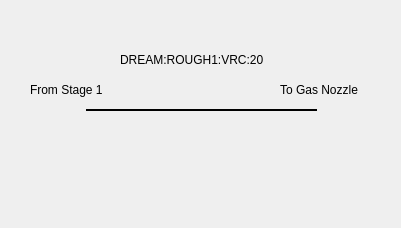
<?xml version="1.0" encoding="UTF-8"?>
<ui version="4.0">
 <class>Form</class>
 <widget class="QWidget" name="Form">
  <property name="geometry">
   <rect>
    <x>0</x>
    <y>0</y>
    <width>401</width>
    <height>228</height>
   </rect>
  </property>
  <property name="windowTitle">
   <string>Form</string>
  </property>
  <widget class="PneumaticValve" name="PneumaticValve">
   <property name="geometry">
    <rect>
     <x>110</x>
     <y>90</y>
     <width>180</width>
     <height>82</height>
    </rect>
   </property>
   <property name="toolTip">
    <string/>
   </property>
   <property name="channelsPrefix" stdset="0">
    <string>ca://DREAM:ROUGH1:VRC:20</string>
   </property>
   <property name="expertOphydClass" stdset="0">
    <string>pcdsdevices.valve.VRC</string>
   </property>
  </widget>
  <widget class="Line" name="line">
   <property name="geometry">
    <rect>
     <x>86</x>
     <y>100</y>
     <width>231</width>
     <height>20</height>
    </rect>
   </property>
   <property name="frameShadow">
    <enum>QFrame::Plain</enum>
   </property>
   <property name="lineWidth">
    <number>2</number>
   </property>
   <property name="orientation">
    <enum>Qt::Horizontal</enum>
   </property>
  </widget>
  <widget class="PyDMLabel" name="PyDMLabel">
   <property name="geometry">
    <rect>
     <x>30</x>
     <y>80</y>
     <width>91</width>
     <height>20</height>
    </rect>
   </property>
   <property name="toolTip">
    <string/>
   </property>
   <property name="text">
    <string>From Stage 1</string>
   </property>
  </widget>
  <widget class="PyDMLabel" name="PyDMLabel_2">
   <property name="geometry">
    <rect>
     <x>120</x>
     <y>40</y>
     <width>160</width>
     <height>40</height>
    </rect>
   </property>
   <property name="toolTip">
    <string/>
   </property>
   <property name="text">
    <string>DREAM:ROUGH1:VRC:20</string>
   </property>
  </widget>
  <widget class="PyDMLabel" name="PyDMLabel_3">
   <property name="geometry">
    <rect>
     <x>280</x>
     <y>80</y>
     <width>101</width>
     <height>20</height>
    </rect>
   </property>
   <property name="toolTip">
    <string/>
   </property>
   <property name="text">
    <string>To Gas Nozzle</string>
   </property>
  </widget>
  <widget class="PyDMDrawingLine" name="PyDMDrawingLine">
   <property name="geometry">
    <rect>
     <x>60</x>
     <y>110</y>
     <width>41</width>
     <height>21</height>
    </rect>
   </property>
   <property name="toolTip">
    <string/>
   </property>
   <property name="arrowEndPoint" stdset="0">
    <bool>true</bool>
   </property>
  </widget>
  <zorder>line</zorder>
  <zorder>PneumaticValve</zorder>
  <zorder>PyDMLabel</zorder>
  <zorder>PyDMLabel_2</zorder>
  <zorder>PyDMLabel_3</zorder>
  <zorder>PyDMDrawingLine</zorder>
 </widget>
 <customwidgets>
  <customwidget>
   <class>PyDMLabel</class>
   <extends>QLabel</extends>
   <header>pydm.widgets.label</header>
  </customwidget>
  <customwidget>
   <class>PyDMDrawingLine</class>
   <extends>QWidget</extends>
   <header>pydm.widgets.drawing</header>
  </customwidget>
  <customwidget>
   <class>PneumaticValve</class>
   <extends>PCDSSymbolBase</extends>
   <header>pcdswidgets.vacuum.valves</header>
  </customwidget>
  <customwidget>
   <class>PCDSSymbolBase</class>
   <extends>QWidget</extends>
   <header>pcdswidgets.vacuum.base</header>
  </customwidget>
 </customwidgets>
 <resources/>
 <connections/>
</ui>
